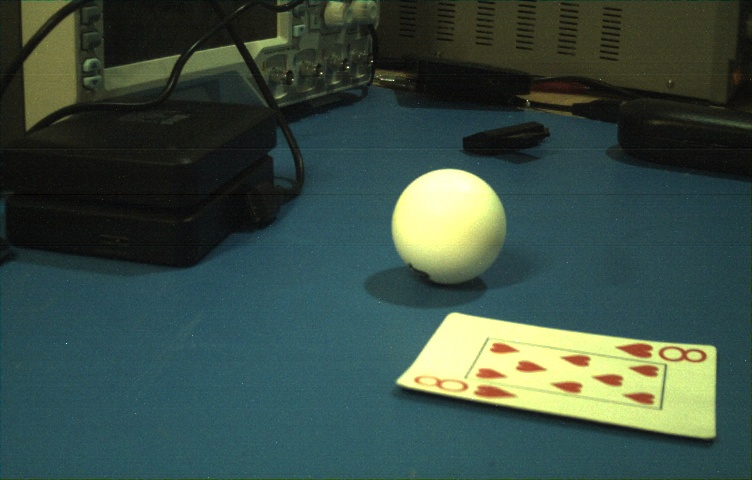
%> input picture CPET563_LAB3/left7.jpg, 752 x 480 px
$ octave CPET563_Lab3.m   (GNU Octave 9; MATLAB toolbox functions it lacks are replaced by stand-ins)
%> lines starting %> are read from the running program, lines starting %| are printed output that depends on the picture; in (x1, y1, x2, y2) boxes, pixels count from 0 and x2, y2 are one past the last pixel; in counts of white or black regions, pixels touching at a corner belong together; the program's own positions count from 1
%%CPET563 LAB3
clc
clear

left5 = rgb2gray(imread('left7.jpg'));
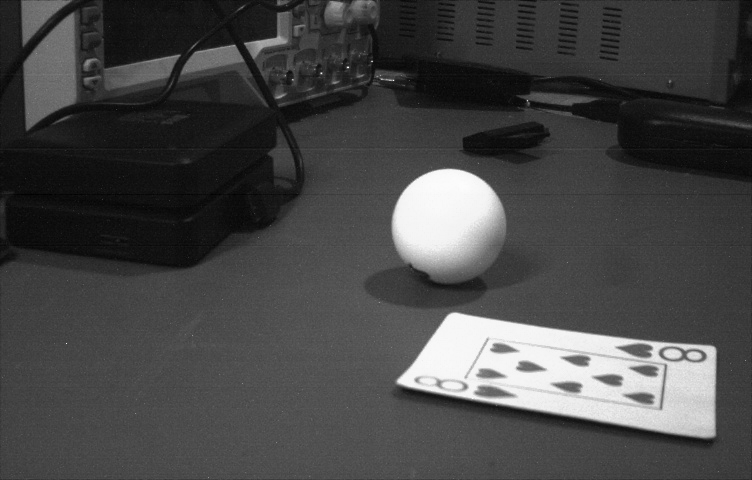
%> left5: size 480x752 uint8; min 0, max 252, mean 70.6
subplot(4,2,1)
imshow(left5)

right5 = rgb2gray(imread('right7.jpg'));
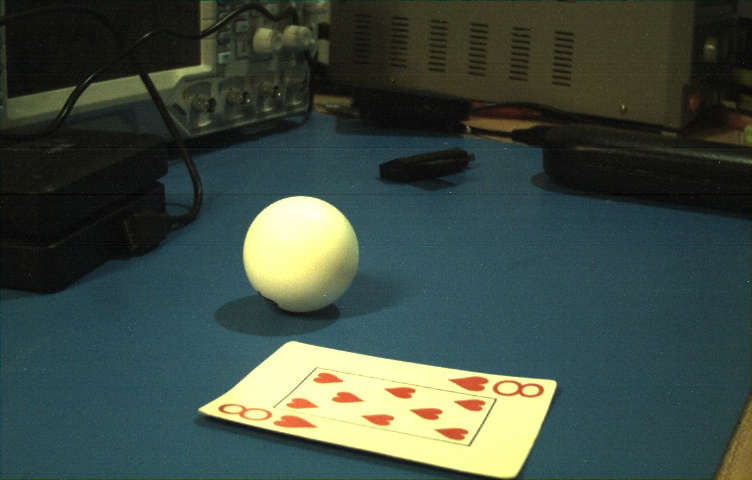
%> input picture CPET563_LAB3/right7.jpg, 752 x 480 px
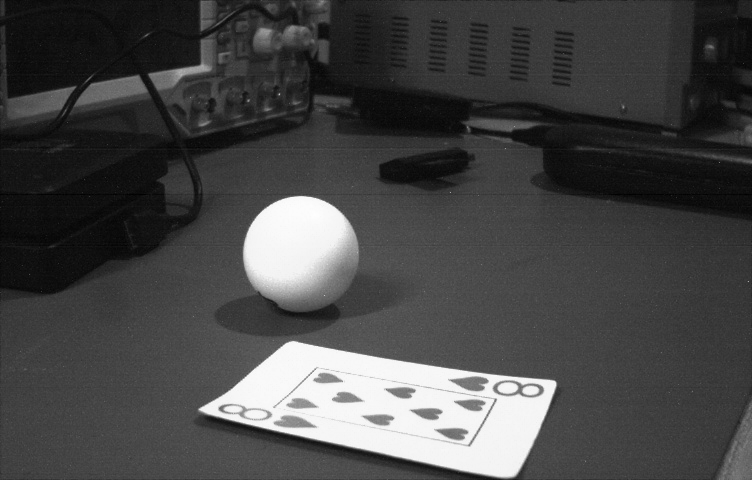
%> right5: size 480x752 uint8; min 0, max 254, mean 70.6
subplot(4,2,2)
imshow(right5)

rpp = right5;
subplot(4,2,4)
imshow(rpp)

lpp = left5;
subplot(4,2,3)
imshow(lpp)


[spp,threshold] = edge(lpp,"sobel",0.05,"both","nothinning");
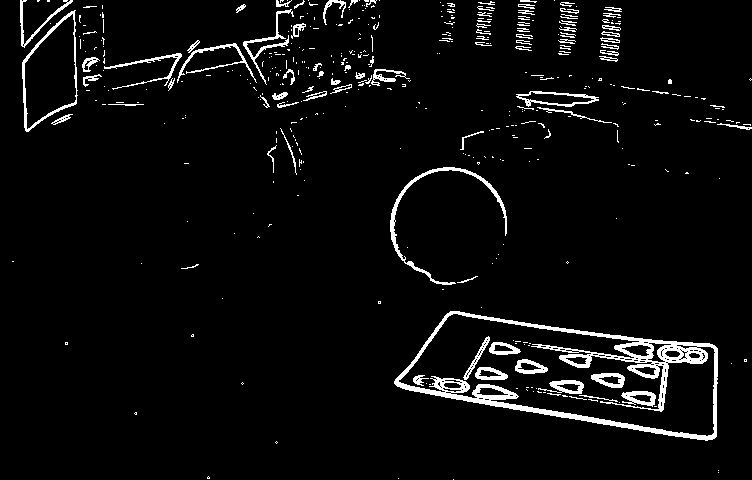
%> spp: size 480x752 logical; 4.6% white; 424 white regions (336 under 20 px), largest, box (x1, y1, x2, y2) and area: (394, 311, 718, 441) 6158, (390, 167, 507, 285) 968, (22, 10, 78, 132) 740
%> threshold = 0.05
subplot(4,2,5)
[c,r,m] = imfindcircles(spp,[10,100]);
%> c = [448.7 225.6; 92.8 68.83; 639.8 352.8; 700.4 355.5; 704.9 426.5; 339.1 13.36; 416.5 379.3; 270.6 67.33; 460.8 330.9; 494 377.7; 612.3 35.29; 581.7 117.3]; r = [59.12; 12.17; 14.68; 11.27; 13.59; 14.78; 13.74; 26.13; 21.48; 24.86; 13.6; 21.08]; m = [0.479; 0.424; 0.331; 0.328; 0.244; 0.233; 0.207; 0.198; 0.195; 0.164; 0.15; 0.12]
imshow(spp)
viscircles(c, r,'EdgeColor','b');

[spp,threshold] = edge(rpp,"sobel",0.043,"both","nothinning");
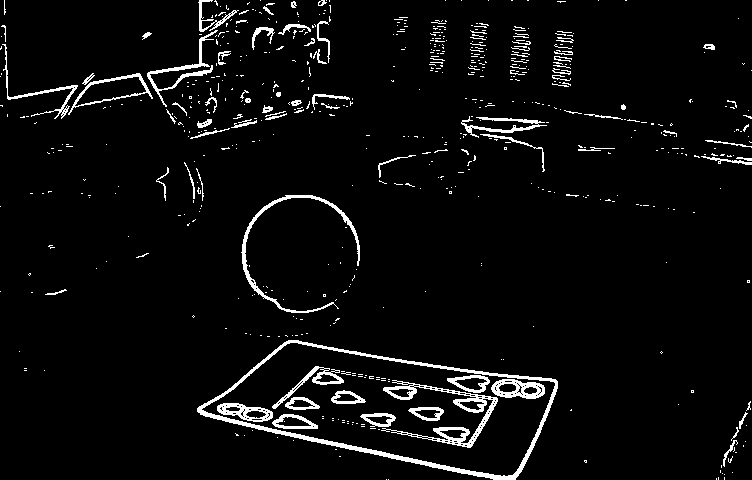
%> spp: size 480x752 logical; 4.5% white; 629 white regions (551 under 20 px), largest, box (x1, y1, x2, y2) and area: (197, 340, 558, 480) 3062, (381, 380, 498, 448) 1500, (241, 195, 360, 313) 1057
%> threshold = 0.043
subplot(4,2,6)
[c,r,m] = imfindcircles(spp,[10,100]);
%> c = 14 rows, first 12: [301.5 252.9; 265.1 39.67; 533.2 389.4; 318.6 50.65; 402.6 383.4; 195.7 100.9; 162.8 78.87; 503.7 128; 295.4 418.1; 458 402.2; 129.9 94.55; 508.1 391.9]; r = [59.78; 13.01; 11.59; 12.89; 17.53; 29.3; 13.4; 11.76; 11.44; 30.61; 21.58; 16.82; 21.47; 37.06]; m = [0.526; 0.399; 0.335; 0.255; 0.242; 0.221; 0.195; 0.16; 0.158; 0.152; 0.145; 0.133; 0.117; 0.0234]
imshow(spp)
viscircles(c, r,'EdgeColor','b');
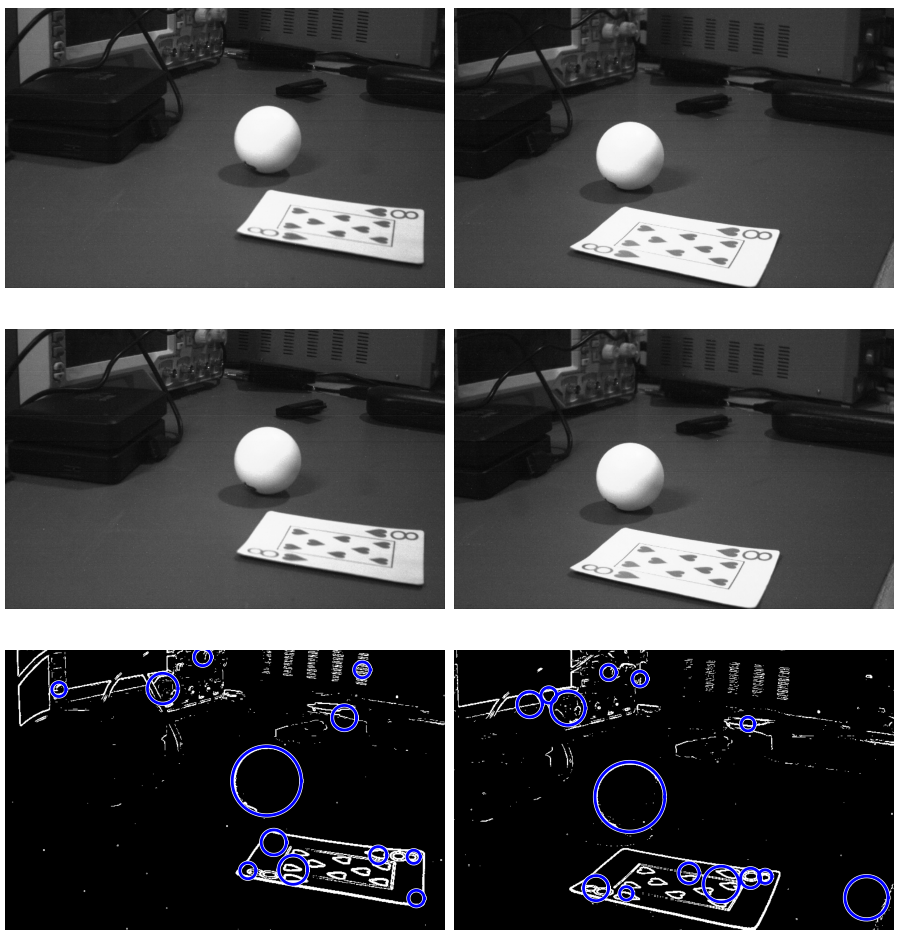
%> figure redrawn from the program's plot data, 6 panels
